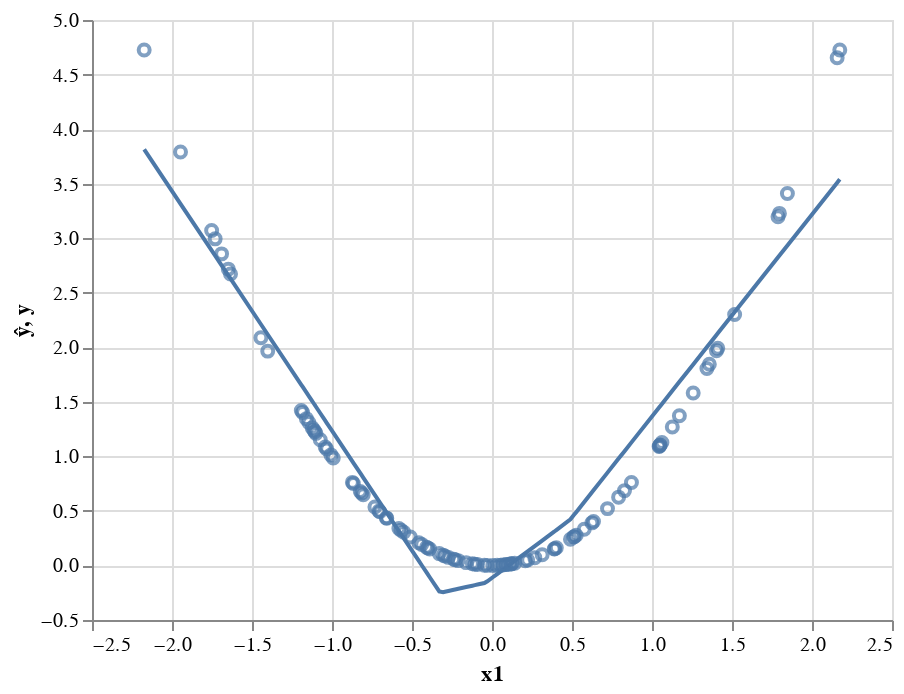

Notebook code for this chart:
### Code cell
preds = pd.DataFrame({'ŷ':ŷ.detach().numpy()[:,0], 'y':y[:,0], 'x1':x[:,0]})
(alt.Chart(preds).mark_line().encode(x='x1', y='ŷ') + 
alt.Chart(preds).mark_point().encode(x='x1', y='y'))

### Figure 1 — Vega-Lite specification as saved in the notebook (floating-point values rounded to 4 significant figures)
{"$schema": "https://vega.github.io/schema/vega-lite/v3.4.0.json", "config": {"mark": {"tooltip": null}, "view": {"height": 300, "width": 400}}, "data": {"name": "data-87aa9a5e3a1fd62566484211c8e573a6"}, "datasets": {"data-87aa9a5e3a1fd62566484211c8e573a6": [{"x1": -0.2104, "y": 0.04429, "ŷ": -0.2138}, {"x1": -0.6605, "y": 0.4362, "ŷ": 0.4882}, {"x1": 0.8716, "y": 0.7597, "ŷ": 1.128}, {"x1": -1.752, "y": 3.071, "ŷ": 2.888}, {"x1": -0.8665, "y": 0.7508, "ŷ": 0.941}, {"x1": -0.5513, "y": 0.3039, "ŷ": 0.2482}, {"x1": -0.1074, "y": 0.01153, "ŷ": -0.1806}, {"x1": -0.4009, "y": 0.1607, "ŷ": -0.08235}, {"x1": -0.2944, "y": 0.08665, "ŷ": -0.2408}, {"x1": 1.343, "y": 1.805, "ŷ": 2.002}, {"x1": 0.8282, "y": 0.686, "ŷ": 1.048}, {"x1": -0.1615, "y": 0.02608, "ŷ": -0.198}, {"x1": 1.411, "y": 1.991, "ŷ": 2.128}, {"x1": -1.073, "y": 1.152, "ŷ": 1.395}, {"x1": 0.5101, "y": 0.2602, "ŷ": 0.4597}, {"x1": -0.8726, "y": 0.7614, "ŷ": 0.9544}, {"x1": -1.192, "y": 1.421, "ŷ": 1.656}, {"x1": 1.788, "y": 3.196, "ŷ": 2.825}, {"x1": 0.08729, "y": 0.007619, "ŷ": -0.01847}, {"x1": -1.73, "y": 2.994, "ŷ": 2.839}, {"x1": 1.257, "y": 1.581, "ŷ": 1.843}, {"x1": 0.3886, "y": 0.151, "ŷ": 0.3096}, {"x1": -0.04766, "y": 0.002272, "ŷ": -0.1614}, {"x1": 1.358, "y": 1.845, "ŷ": 2.03}, {"x1": 0.1419, "y": 0.02014, "ŷ": 0.04103}, {"x1": 1.403, "y": 1.968, "ŷ": 2.112}, {"x1": 1.171, "y": 1.372, "ŷ": 1.683}, {"x1": 0.08995, "y": 0.00809, "ŷ": -0.01557}, {"x1": -0.0908, "y": 0.008244, "ŷ": -0.1753}, {"x1": -0.3055, "y": 0.09333, "ŷ": -0.2444}, {"x1": -0.3891, "y": 0.1514, "ŷ": -0.1081}, {"x1": 0.3922, "y": 0.1539, "ŷ": 0.3136}, {"x1": -0.9922, "y": 0.9844, "ŷ": 1.217}, {"x1": 0.2674, "y": 0.07148, "ŷ": 0.1776}, {"x1": -0.7316, "y": 0.5353, "ŷ": 0.6446}, {"x1": -0.457, "y": 0.2088, "ŷ": 0.04099}, {"x1": 0.6344, "y": 0.4025, "ŷ": 0.689}, {"x1": -1.69, "y": 2.856, "ŷ": 2.751}, {"x1": 1.044, "y": 1.091, "ŷ": 1.448}, {"x1": 0.05444, "y": 0.002964, "ŷ": -0.05423}, {"x1": 0.03205, "y": 0.001027, "ŷ": -0.07861}, {"x1": -0.6576, "y": 0.4324, "ŷ": 0.4818}, {"x1": 0.208, "y": 0.04328, "ŷ": 0.113}, {"x1": -0.2392, "y": 0.0572, "ŷ": -0.223}, {"x1": 0.06741, "y": 0.004544, "ŷ": -0.04011}, {"x1": -0.8231, "y": 0.6775, "ŷ": 0.8456}, {"x1": -0.4392, "y": 0.1929, "ŷ": 0.001933}, {"x1": 1.051, "y": 1.104, "ŷ": 1.46}, {"x1": -2.174, "y": 4.726, "ŷ": 3.814}, {"x1": -0.2307, "y": 0.05323, "ŷ": -0.2203}, {"x1": -0.5818, "y": 0.3385, "ŷ": 0.3153}, {"x1": 0.5139, "y": 0.2641, "ŷ": 0.4663}, {"x1": 0.4903, "y": 0.2404, "ŷ": 0.4231}, {"x1": -1.114, "y": 1.241, "ŷ": 1.484}, {"x1": 0.1234, "y": 0.01523, "ŷ": 0.02084}, {"x1": 2.174, "y": 4.725, "ŷ": 3.54}, {"x1": 0.119, "y": 0.01416, "ŷ": 0.01605}, {"x1": 1.047, "y": 1.096, "ŷ": 1.452}, {"x1": -1.947, "y": 3.79, "ŷ": 3.315}, {"x1": 0.4019, "y": 0.1615, "ŷ": 0.3241}, {"x1": -1.634, "y": 2.671, "ŷ": 2.628}, {"x1": 1.516, "y": 2.3, "ŷ": 2.323}, {"x1": -0.02904, "y": 0.0008431, "ŷ": -0.1451}, {"x1": -1.124, "y": 1.263, "ŷ": 1.506}, {"x1": -1.16, "y": 1.346, "ŷ": 1.586}, {"x1": -1.1, "y": 1.211, "ŷ": 1.455}, {"x1": 1.846, "y": 3.409, "ŷ": 2.933}, {"x1": -1.042, "y": 1.086, "ŷ": 1.327}, {"x1": -1.145, "y": 1.311, "ŷ": 1.553}, {"x1": 1.062, "y": 1.128, "ŷ": 1.481}, {"x1": 1.796, "y": 3.227, "ŷ": 2.841}, {"x1": -1.648, "y": 2.716, "ŷ": 2.659}, {"x1": 0.5263, "y": 0.277, "ŷ": 0.4887}, {"x1": 0.1129, "y": 0.01275, "ŷ": 0.009459}, {"x1": -0.3298, "y": 0.1087, "ŷ": -0.2386}, {"x1": -1.184, "y": 1.402, "ŷ": 1.638}, {"x1": -1.033, "y": 1.068, "ŷ": 1.308}, {"x1": -1.444, "y": 2.086, "ŷ": 2.211}, {"x1": 0.7219, "y": 0.5211, "ŷ": 0.851}, {"x1": 0.7913, "y": 0.6261, "ŷ": 0.9795}, {"x1": -0.5105, "y": 0.2606, "ŷ": 0.1585}, {"x1": -0.1223, "y": 0.01495, "ŷ": -0.1854}, {"x1": -1.007, "y": 1.013, "ŷ": 1.249}, {"x1": 0.6246, "y": 0.3901, "ŷ": 0.6708}, {"x1": -1.107, "y": 1.225, "ŷ": 1.469}, {"x1": -0.7014, "y": 0.492, "ŷ": 0.5781}, {"x1": 1.127, "y": 1.27, "ŷ": 1.601}, {"x1": 0.3136, "y": 0.09833, "ŷ": 0.2279}, {"x1": -1.402, "y": 1.965, "ŷ": 2.117}, {"x1": -0.5691, "y": 0.3238, "ŷ": 0.2873}, {"x1": -0.8048, "y": 0.6477, "ŷ": 0.8054}, {"x1": 0.5766, "y": 0.3324, "ŷ": 0.5819}, {"x1": 2.157, "y": 4.654, "ŷ": 3.509}, {"x1": -0.4091, "y": 0.1674, "ŷ": -0.06415}, {"x1": -0.8148, "y": 0.6639, "ŷ": 0.8274}, {"x1": -0.2724, "y": 0.07419, "ŷ": -0.2337}, {"x1": -0.7065, "y": 0.4991, "ŷ": 0.5893}, {"x1": 1.049, "y": 1.101, "ŷ": 1.457}, {"x1": 0.005054, "y": 2.555e-05, "ŷ": -0.108}, {"x1": 0.223, "y": 0.04971, "ŷ": 0.1293}]}, "layer": [{"encoding": {"x": {"field": "x1", "type": "quantitative"}, "y": {"field": "ŷ", "type": "quantitative"}}, "mark": "line"}, {"encoding": {"x": {"field": "x1", "type": "quantitative"}, "y": {"field": "y", "type": "quantitative"}}, "mark": "point"}]}
